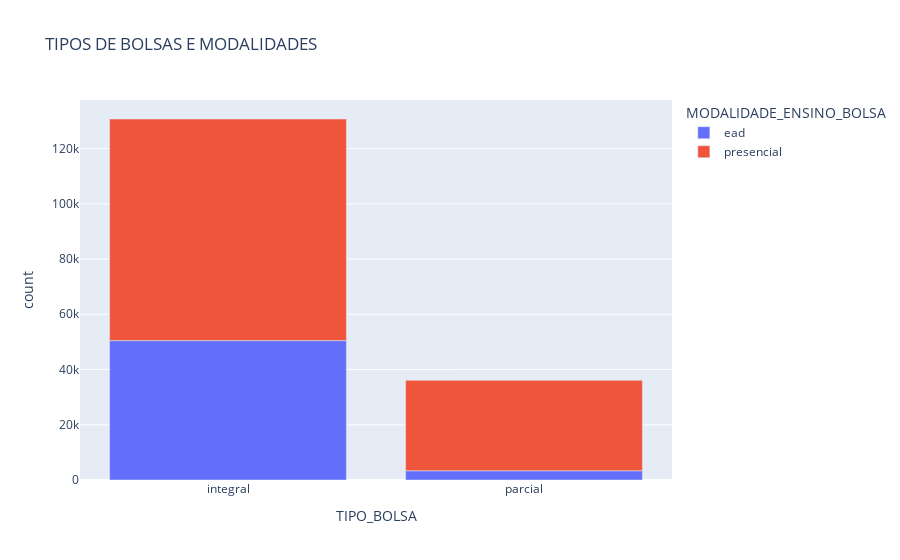

The notebook cell this image was saved under:
### Code cell
# Gráfico 6: Tipos de Bolsas e Modalidades,  Um gráfico de barras que mostra a distribuição de tipos de bolsas e modalidades de ensino.
fig6 = px.bar(bolsas_modalidades_distribution, x='TIPO_BOLSA', y='count', color='MODALIDADE_ENSINO_BOLSA',
              title='TIPOS DE BOLSAS E MODALIDADES')
fig6.show()

### Figure 1 — Plotly figure (JSON) as saved in the notebook; plotly's stock layout.template omitted (floating-point values rounded to 4 significant figures)
{"data": [{"alignmentgroup": "True", "hovertemplate": "MODALIDADE_ENSINO_BOLSA=ead<br>TIPO_BOLSA=%{x}<br>count=%{y}<extra></extra>", "legendgroup": "ead", "marker": {"color": "#636efa", "pattern": {"shape": ""}}, "name": "ead", "offsetgroup": "ead", "orientation": "v", "showlegend": true, "textposition": "auto", "type": "bar", "x": ["integral", "parcial"], "xaxis": "x", "y": [50468, 3351], "yaxis": "y"}, {"alignmentgroup": "True", "hovertemplate": "MODALIDADE_ENSINO_BOLSA=presencial<br>TIPO_BOLSA=%{x}<br>count=%{y}<extra></extra>", "legendgroup": "presencial", "marker": {"color": "#EF553B", "pattern": {"shape": ""}}, "name": "presencial", "offsetgroup": "presencial", "orientation": "v", "showlegend": true, "textposition": "auto", "type": "bar", "x": ["integral", "parcial"], "xaxis": "x", "y": [80243, 32730], "yaxis": "y"}], "layout": {"barmode": "relative", "legend": {"title": {"text": "MODALIDADE_ENSINO_BOLSA"}, "tracegroupgap": 0}, "title": {"text": "TIPOS DE BOLSAS E MODALIDADES"}, "xaxis": {"anchor": "y", "domain": [0, 1], "title": {"text": "TIPO_BOLSA"}}, "yaxis": {"anchor": "x", "domain": [0, 1], "title": {"text": "count"}}}}
